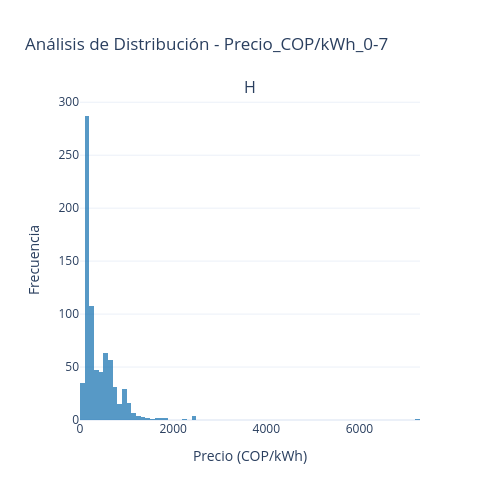
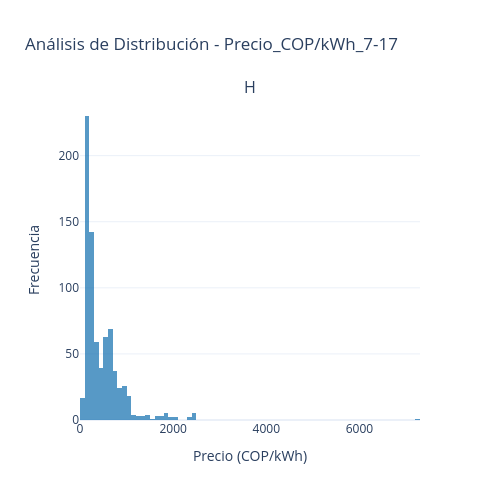
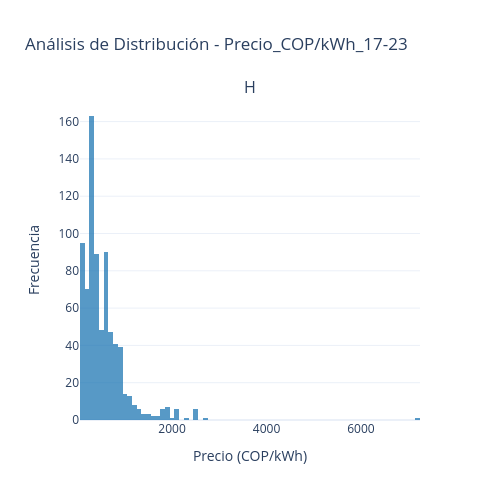

The notebook cell these images were saved under, in order:
### Code cell
# Estadísticas descriptivas, histograma y violin plot
print(f"\nEstadísticas para los datos de precios spot:")
display(df_precios.describe())

cols_precios = [x for x in df_precios.columns if x not in ["Fecha"]]

for tipo in cols_precios:
    # 1. Crear la estructura de la figura (1 fila, 2 columnas)
    datos_filtrados = df_precios[tipo].dropna() # Asegurarse de no incluir NaN en los gráficos
    fig = make_subplots(
        rows=1, cols=1,
        subplot_titles=(f"Histograma de Precios - {tipo}")
    )

    # 2. Agregar el Histograma (Columna 1)
    # Nota: Plotly puro no trae la curva KDE automática como Seaborn, 
    # pero el histograma interactivo es muy potente.
    fig.add_trace(
        go.Histogram(
            x=datos_filtrados,
            name="Histograma",
            marker_color='#1f77b4',  # Un azul estándar
            opacity=0.75
        ),
        row=1, col=1
    )

    # 5. Actualizar el diseño general (Layout)
    fig.update_layout(
        title_text=f"Análisis de Distribución - {tipo}",
        showlegend=False,           # Ocultamos la leyenda para limpiar la vista
        template="plotly_white",    # Fondo blanco estilo Seaborn
        height=500,                 # Altura similar a figsize=(10,4)
        width=500
    )

    # Etiquetas de los ejes
    fig.update_xaxes(title_text="Precio (COP/kWh)", row=1, col=1)
    fig.update_yaxes(title_text="Frecuencia", row=1, col=1)

    fig.show()

### Figure 1 — Plotly figure (JSON) as saved in the notebook; plotly's stock layout.template omitted (floating-point values rounded to 4 significant figures; data arrays with more than 128 entries replaced by an {"elided": "..."} marker saying what was removed)
{"data": [{"marker": {"color": "#1f77b4"}, "name": "Histograma", "opacity": 0.75, "type": "histogram", "x": {"elided": "762 float values"}, "xaxis": "x", "yaxis": "y"}], "layout": {"annotations": [{"font": {"size": 16}, "showarrow": false, "text": "H", "x": 0.5, "xanchor": "center", "xref": "paper", "y": 1, "yanchor": "bottom", "yref": "paper"}], "height": 500, "showlegend": false, "title": {"text": "Análisis de Distribución - Precio_COP/kWh_0-7"}, "width": 500, "xaxis": {"anchor": "y", "domain": [0, 1], "title": {"text": "Precio (COP/kWh)"}}, "yaxis": {"anchor": "x", "domain": [0, 1], "title": {"text": "Frecuencia"}}}}

### Figure 2 — Plotly figure (JSON) as saved in the notebook; plotly's stock layout.template omitted (floating-point values rounded to 4 significant figures; data arrays with more than 128 entries replaced by an {"elided": "..."} marker saying what was removed)
{"data": [{"marker": {"color": "#1f77b4"}, "name": "Histograma", "opacity": 0.75, "type": "histogram", "x": {"elided": "762 float values"}, "xaxis": "x", "yaxis": "y"}], "layout": {"annotations": [{"font": {"size": 16}, "showarrow": false, "text": "H", "x": 0.5, "xanchor": "center", "xref": "paper", "y": 1, "yanchor": "bottom", "yref": "paper"}], "height": 500, "showlegend": false, "title": {"text": "Análisis de Distribución - Precio_COP/kWh_7-17"}, "width": 500, "xaxis": {"anchor": "y", "domain": [0, 1], "title": {"text": "Precio (COP/kWh)"}}, "yaxis": {"anchor": "x", "domain": [0, 1], "title": {"text": "Frecuencia"}}}}

### Figure 3 — Plotly figure (JSON) as saved in the notebook; plotly's stock layout.template omitted (floating-point values rounded to 4 significant figures; data arrays with more than 128 entries replaced by an {"elided": "..."} marker saying what was removed)
{"data": [{"marker": {"color": "#1f77b4"}, "name": "Histograma", "opacity": 0.75, "type": "histogram", "x": {"elided": "762 float values"}, "xaxis": "x", "yaxis": "y"}], "layout": {"annotations": [{"font": {"size": 16}, "showarrow": false, "text": "H", "x": 0.5, "xanchor": "center", "xref": "paper", "y": 1, "yanchor": "bottom", "yref": "paper"}], "height": 500, "showlegend": false, "title": {"text": "Análisis de Distribución - Precio_COP/kWh_17-23"}, "width": 500, "xaxis": {"anchor": "y", "domain": [0, 1], "title": {"text": "Precio (COP/kWh)"}}, "yaxis": {"anchor": "x", "domain": [0, 1], "title": {"text": "Frecuencia"}}}}
